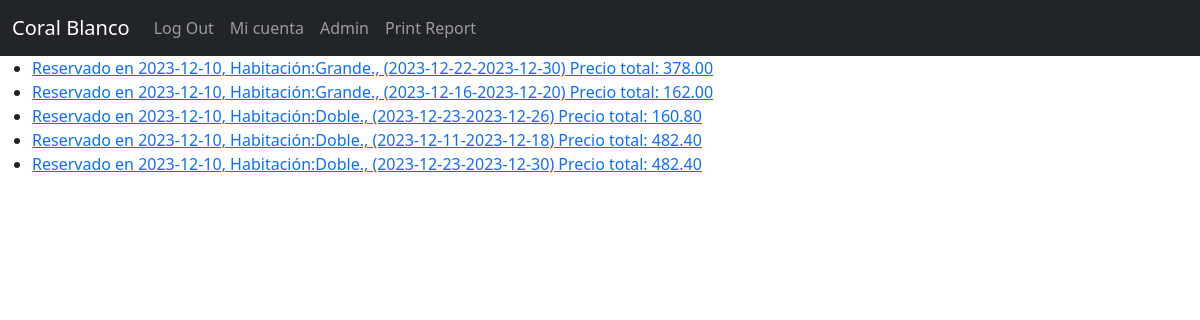
Page /booking/mis_reservaciones/ (signed in) on the committed database.
### booking/models.py (models this page shows, shortened)
class Reservation(models.Model):
    reservation_id = models.AutoField(primary_key=True)
    reservation_confirmation_uuid = models.UUIDField(default=uuid.uuid4, editable=False, unique=True)
    unique_identifier = models.CharField(max_length=70, null=True)
    uuid = models.UUIDField(
        default = uuid.uuid4,
        editable = False,
        unique = True,
    ) # With this we keep track of the user_cart in the urls.
    user = models.ForeignKey(
        CustomUser,
        related_name="cart",
        editable=False,
        on_delete=models.CASCADE,
        null=False,
    ) # This way the user can acces its cart with user.cart.
    adults = models.IntegerField(null=True, default=0)
    children = models.IntegerField(null=True, default=0)
    check_in_date = models.DateField(null=False)
    check_out_date = models.DateField(null=False)
    nights = models.IntegerField(null=True)
    reservation_price = models.DecimalField(decimal_places=2, max_digits=8, null=True)
    taxes = models.DecimalField(decimal_places=2, max_digits=8, null=True)
    total_price = models.DecimalField(decimal_places=2, max_digits=8, null=True)
    """Stripe"""
    card_payment_token = models.CharField(max_length=100, null=True)
    card_last4 = models.CharField(max_length=4, null=True)
    card_brand = models.CharField(max_length=10, null=True)
    created_at = models.DateTimeField(auto_now_add=True, blank=True, null=True)  # To keep track of when a reservation has been registered
    room_type = models.ForeignKey(
        RoomType,
        on_delete=models.CASCADE,
        null=True,
    )
    room = models.ForeignKey(
        Room,
        on_delete=models.CASCADE,
        null=True,
    )
    completed = models.BooleanField(default=False)
    """This set's the reservation information, as its price, its taxes and calculates total price."""
    """stripe currency need to be in cents."""
    """This creates a unique identifier for the reservation."""
    """This method returns a dictionary with all the dates values in human format."""
    """Sends the confirmation email, this is the last step in a reservation."""
    def user_format(self):
        return f"Reservado en {self.created_at.year}-{self.created_at.month}-{self.created_at.day}, Habitación:{self.room_type}, ({self.check_in_date}-{self.check_out_date}) Precio total: {self.total_price}"

class RoomType(models.Model):
    room_type_id = models.AutoField(primary_key=True) # to save space with foreign keys.
    uuid = models.UUIDField( # For displaying detailview without exposing the database.
        default = uuid.uuid4,
        editable = False,
        unique = True,
    )
    type = models.CharField(max_length=255, unique=True)
    short_description = models.TextField(blank=True, null=True)
    description = models.TextField()
    max_adults = models.IntegerField(blank=True, null=True)
    max_children = models.IntegerField(blank=True, null=True)
    price = models.DecimalField(max_digits=6, decimal_places=2)
    def __str__(self):
        return self.type

### booking/views.py (the view)
# urls.py: path('mis_reservaciones/', MyReservations.as_view(), name='user_reservations'),
class MyReservations(LoginRequiredMixin, generic.ListView):
    model = Reservation
    template_name = 'booking/my_reservations.html'
    context_object_name = 'reservations'
    def get_queryset(self):
        return Reservation.objects.filter(user=self.request.user).order_by('-created_at')

### templates/booking/my_reservations.html (shortened to what this page needs)
{% extends '_base.html' %}
{% block content %}
<ul>
    {% for reservation in reservations %}
    <li>
        <a href="{% url 'reservation_detail' reservation.uuid %}">{{reservation.user_format}}</a>
    </li>
    {% endfor %}
</ul>
{% endblock content %}

### rows in the picture
Reservation: user_format "Reservado en 2023-12-10, Habitación:Grande., (2023-12-22-2023-12-30) Precio total: 378.00"
Reservation: user_format "Reservado en 2023-12-10, Habitación:Grande., (2023-12-16-2023-12-20) Precio total: 162.00"
Reservation: user_format "Reservado en 2023-12-10, Habitación:Doble., (2023-12-23-2023-12-26) Precio total: 160.80"
Reservation: user_format "Reservado en 2023-12-10, Habitación:Doble., (2023-12-11-2023-12-18) Precio total: 482.40"
Reservation: user_format "Reservado en 2023-12-10, Habitación:Doble., (2023-12-23-2023-12-30) Precio total: 482.40"
